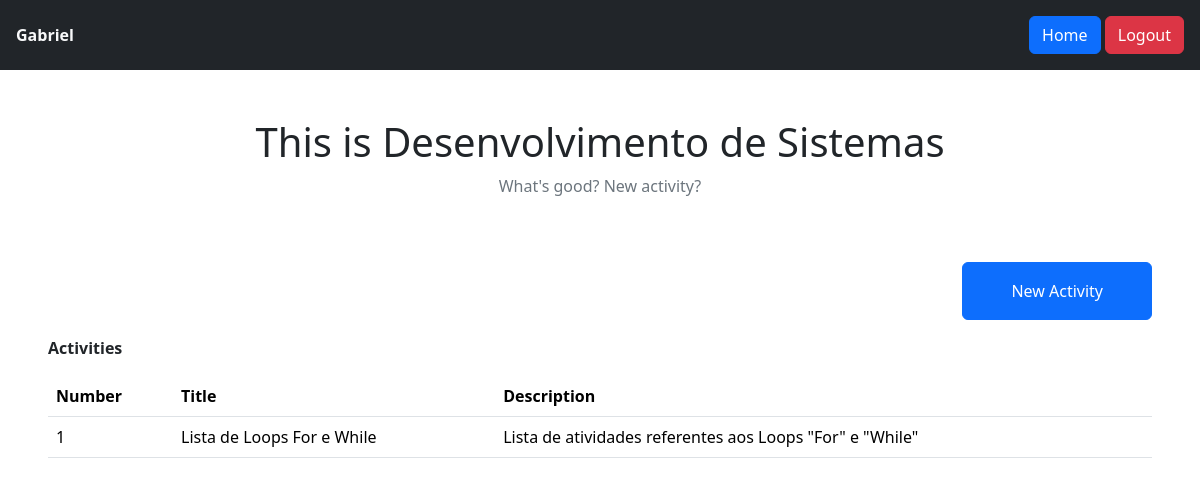
Page /view/class/1 (signed in) on the committed database.
### app/models.py (models this page shows)
class User(db.Model, UserMixin):
    id = db.Column(db.Integer, primary_key=True)
    name = db.Column(db.String(150), nullable=False)
    email = db.Column(db.String(150), unique=True, nullable=False)
    password = db.Column(db.String(200), nullable=False)

class Class(db.Model):
    id = db.Column(db.Integer, primary_key=True)
    name = db.Column(db.String(150), unique=True, nullable=False)
    teacher_id = db.Column(db.Integer, db.ForeignKey('user.id'), nullable=False, default=User.id)

class Activities(db.Model):
    id = db.Column(db.Integer, primary_key=True)
    title = db.Column(db.String(150), nullable=False)
    description = db.Column(db.Text, nullable=True)
    date = db.Column(db.DateTime, nullable=False, default=datetime.now)
    class_id = db.Column(db.Integer, db.ForeignKey('class.id'), nullable=False)

### app/views.py (the view)
@app.route('/view/class/<int:id>', methods=['GET', 'POST'])
@login_required
def classPage(id):
    classroom = Class.query.get(id)
    data = Activities.query.filter_by(class_id=id)
    teacherName = User.query.get(classroom.teacher_id).name # this isn't working
    activities = {'data' : data.all()}
    return render_template('class_page.html', classroom=classroom, activities=activities, teacher=teacherName)

### app/models.py (called while the page is built)
@login_manager.user_loader
def load_user(user_id):
    return User.query.get(int(user_id))

### app/templates/class_page.html (shortened to what this page needs)
{% extends 'base.html' %}
{% block content %}
{% if current_user.email.__contains__('@edu') %}
<section class="mt-5">
    <div class="d-flex flex-column align-items-center">
        <h1>This is {{ classroom.name }}</h1>
        <p class="text-secondary">What's good? New activity?</p>
    </div>
    <div class="d-flex justify-content-end">
        <a href="{{ url_for('signActivity', id=classroom.id) }}" class="btn btn-primary px-5 py-3 mx-5 mt-5">New Activity</a>
    </div>
    <div class="px-5 py-3">
        <p class="fw-bold">Activities</p>
        <table class="table">
            <thead>
                <th class="fw-bold">Number</th>
                <th class="fw-bold">Title</th>
                <th class="fw-bold">Description</th>
            </thead>
            <tbody>
                {% for i in activities['data'] %}
                <tr>
                    <td>{{ i.id }}</td>
                    <td>{{ i.title }}</td>
                    <td>{{ i.description }}</td>
                </tr>
                {% endfor %}
            </tbody>
        </table>
    </div>
</section>
{% endif %}
{% endblock %}

### app/templates/base.html (shortened to what this page needs)
{% block documentheader %}
<!DOCTYPE html>
<html lang="en">
<head>
    <link href="https://cdn.jsdelivr.net/npm/bootstrap@5.3.8/dist/css/bootstrap.min.css" rel="stylesheet">
</head>
<body>
    {% if current_user.is_authenticated %}
        <section class="d-flex bg-dark justify-content-between p-3 align-items-center">
            <div>
                <span class="text-light fw-bold">{{ current_user.name }}</span>
            </div>
            <div>
                <a href="{{ url_for('home') }}" class="btn btn-primary">Home</a>
                <a href="{{ url_for('logout') }}" class="btn btn-danger">Logout</a>
            </div>
        </section>
    {% endif %}
    {% block content %}{% endblock %}
</body>
</html>
{% endblock %}

### rows in the picture
User: name "Gabriel"
Class: name "Desenvolvimento de Sistemas"
Activities: id "1", title "Lista de Loops For e While", description "Lista de atividades referentes aos Loops \"For\" e \"While\""
